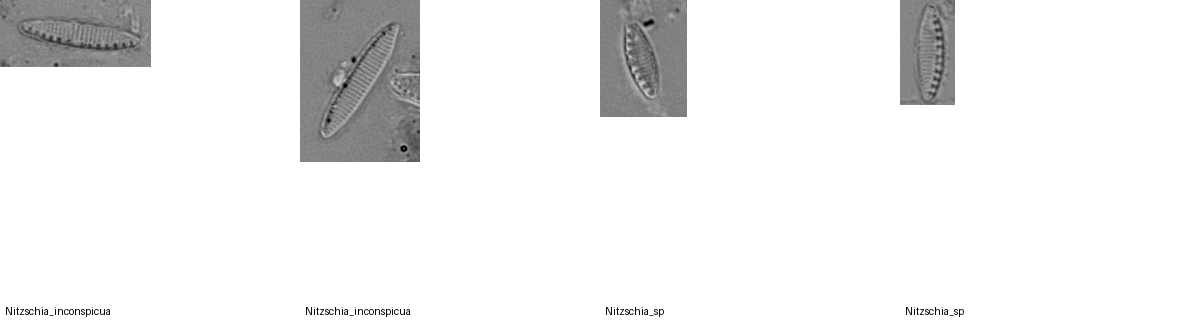
#> input picture auxiliar/Nitzschia_inconspicua vs Nitzschia_sp.png, 1200 x 325 px
$ python -i preprocesado.py   (imports and definitions only)
#> lines starting #> are read from the running program, lines starting #| are printed output that depends on the picture
"""Preprocesado común para DINOv2.

El modelo recibe imágenes cuadradas para evitar que el center crop del
``AutoImageProcessor`` elimine parte de un ROI alargado. El padding conserva
la relación de aspecto y se aplica tanto al generar embeddings como al inferir.
"""

from __future__ import annotations

from dataclasses import asdict, dataclass
from typing import Any

from PIL import Image, ImageStat


@dataclass(frozen=True)
class ConfiguracionPreprocesado:
    version: str = "dinov2-pad-square-v1"
    modo: str = "pad_square"
    color_relleno: str = "mean_border"
    tamano: int = 224

    def como_dict(self) -> dict[str, Any]:
        return asdict(self)


CONFIGURACION_PREPROCESADO = ConfiguracionPreprocesado()


def _color_borde(imagen: Image.Image) -> tuple[int, int, int]:
    """Obtiene un color estable a partir del borde de la imagen."""
    rgb = imagen.convert("RGB")
    ancho, alto = rgb.size
    if ancho == 0 or alto == 0:
        return (128, 128, 128)
    grosor = max(1, min(ancho, alto) // 20)
    pixeles = []
    pixeles.extend(rgb.crop((0, 0, ancho, min(grosor, alto))).getdata())
    pixeles.extend(rgb.crop((0, max(0, alto - grosor), ancho, alto)).getdata())
    pixeles.extend(rgb.crop((0, 0, min(grosor, ancho), alto)).getdata())
    pixeles.extend(rgb.crop((max(0, ancho - grosor), 0, ancho, alto)).getdata())
    muestra = Image.new("RGB", (len(pixeles), 1))
    muestra.putdata(pixeles)
    media = ImageStat.Stat(muestra).mean
    if not media:
        return (128, 128, 128)
    return tuple(max(0, min(255, round(valor))) for valor in media)


def pad_to_square(
    imagen: Image.Image,
    color: tuple[int, int, int] | str = "mean_border",
) -> Image.Image:
    """Centra una imagen en un lienzo cuadrado sin deformarla ni recortarla."""
    rgb = imagen.convert("RGB")
    ancho, alto = rgb.size
    lado = max(ancho, alto)
    if lado <= 0:
        raise ValueError("La imagen debe tener dimensiones positivas.")
    if isinstance(color, str):
        if color == "mean_border":
            color = _color_borde(rgb)
        elif color == "gray":
            color = (128, 128, 128)
        else:
            raise ValueError(f"Color de relleno no soportado: {color}")
    lienzo = Image.new("RGB", (lado, lado), color=color)
    lienzo.paste(rgb, ((lado - ancho) // 2, (lado - alto) // 2))
    return lienzo


def preparar_para_dinov2(imagen: Image.Image) -> Image.Image:
    """Aplica el preprocesado recomendado antes de ``AutoImageProcessor``."""
    return pad_to_square(imagen, CONFIGURACION_PREPROCESADO.color_relleno)

>>> from PIL import Image
>>> picture = Image.open('../auxiliar/Nitzschia_inconspicua vs Nitzschia_sp.png')
#> picture is the input picture: PIL image 1200x325 RGB; mean R, G, B 239.6, 239.6, 239.6
>>> result = pad_to_square(picture)
#> in _color_borde, `media = ImageStat.Stat(muestra).mean`: media = [231.5, 231.5, 231.5]
#> in pad_to_square, `color = _color_borde(rgb)`: color = (231, 231, 231)
#> in pad_to_square, `lienzo = Image.new("RGB", (lado, lado), color=color)`: lienzo: PIL image 1200x1200 RGB; every value is 231
#> in pad_to_square, `lienzo.paste(rgb, ((lado - ancho) // 2, (lado - alto) // 2))`:
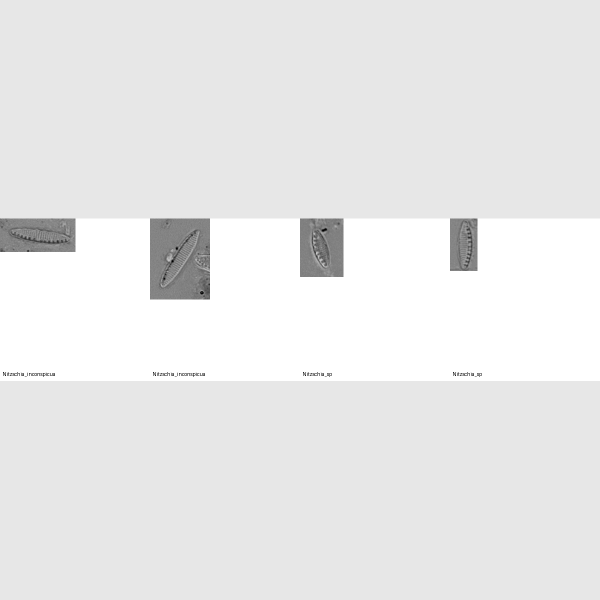
#> lienzo: PIL image 1200x1200 RGB (shown at 1/2 size); mean R, G, B 233.3, 233.3, 233.3

$ run again, on auxiliar/Achnanthidium_sp vs Achnanthidium_pyrenaicum.png
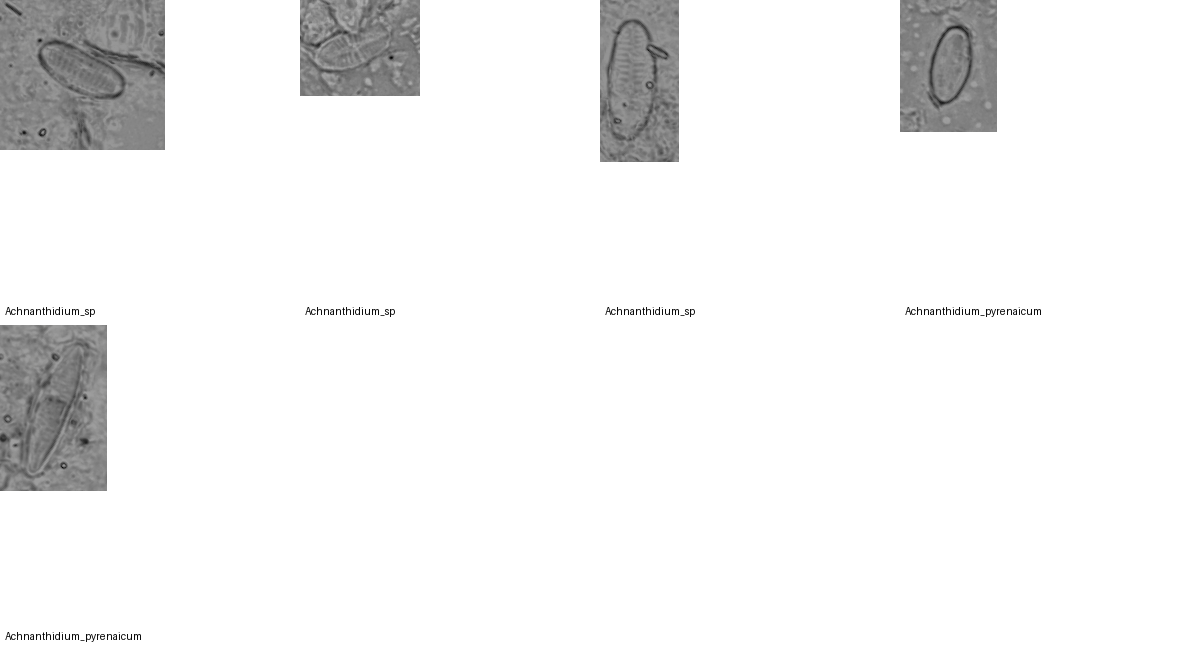
#> input picture auxiliar/Achnanthidium_sp vs Achnanthidium_pyrenaicum.png, 1200 x 650 px
#> picture is the input picture: PIL image 1200x650 RGB; mean R, G, B 241.6, 241.6, 241.6
#> media = [227.7, 227.7, 227.7]
#> color = (228, 228, 228)
#> in pad_to_square, `lienzo.paste(rgb, ((lado - ancho) // 2, (lado - alto) // 2))`:
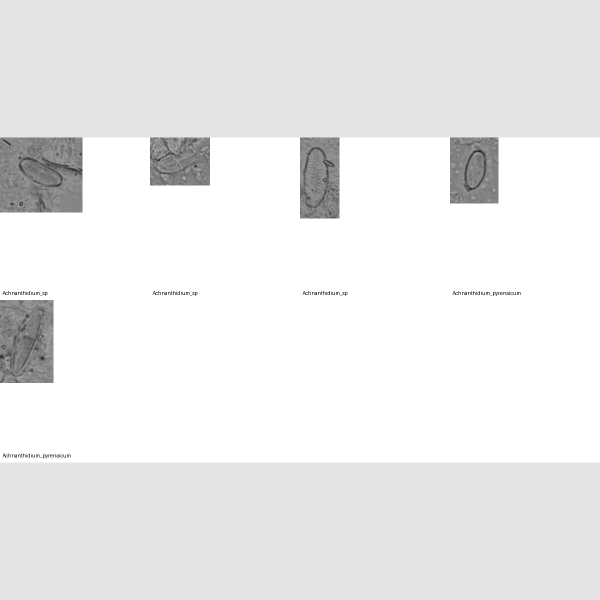
#> lienzo: PIL image 1200x1200 RGB (shown at 1/2 size); mean R, G, B 235.4, 235.4, 235.4

$ run again, on auxiliar/Achnanthidium_sp vs Achnanthidium_rivulare.png
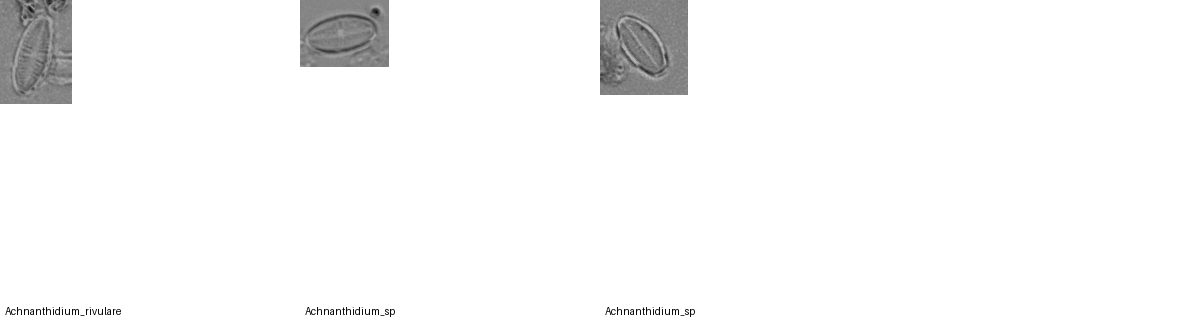
#> input picture auxiliar/Achnanthidium_sp vs Achnanthidium_rivulare.png, 1200 x 325 px
#> picture is the input picture: PIL image 1200x325 RGB; mean R, G, B 247.4, 247.4, 247.4
#> media = [237, 237, 237]
#> color = (237, 237, 237)
#> in pad_to_square, `lienzo.paste(rgb, ((lado - ancho) // 2, (lado - alto) // 2))`:
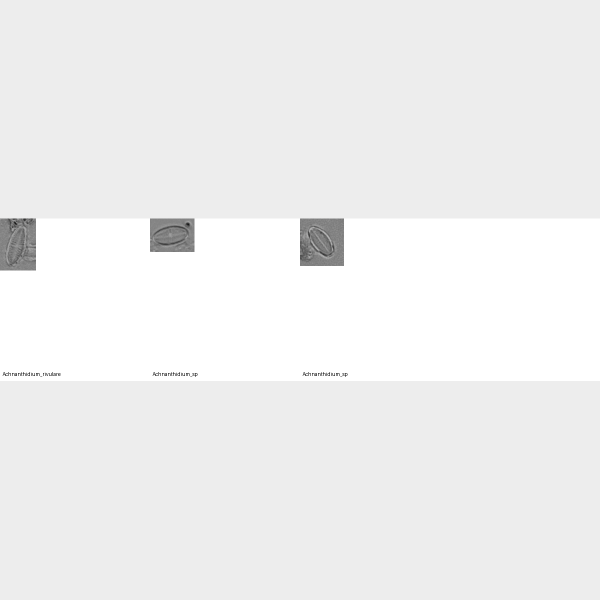
#> lienzo: PIL image 1200x1200 RGB (shown at 1/2 size); mean R, G, B 239.8, 239.8, 239.8

$ run again, on auxiliar/Navicula_cryptotenella vs Navicula_sp.png
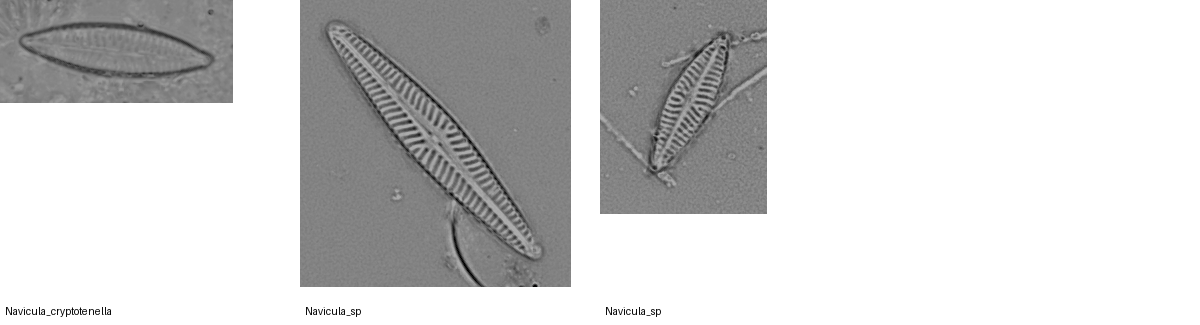
#> input picture auxiliar/Navicula_cryptotenella vs Navicula_sp.png, 1200 x 325 px
#> picture is the input picture: PIL image 1200x325 RGB; mean R, G, B 209.7, 209.7, 209.7
#> media = [220.8, 220.8, 220.8]
#> color = (221, 221, 221)
#> in pad_to_square, `lienzo.paste(rgb, ((lado - ancho) // 2, (lado - alto) // 2))`:
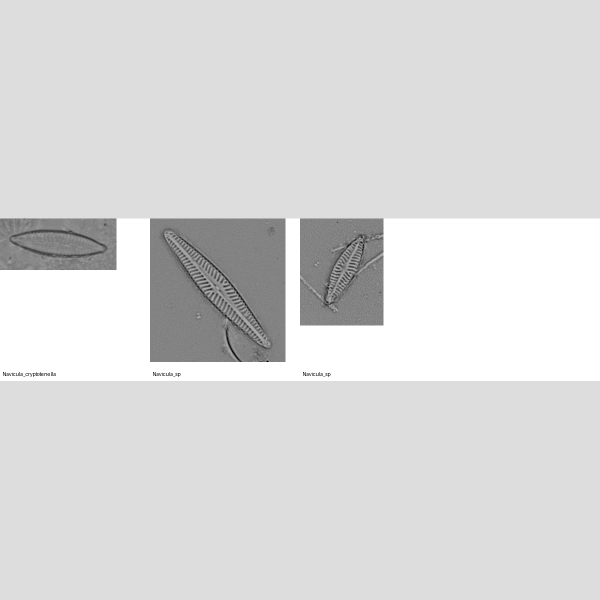
#> lienzo: PIL image 1200x1200 RGB (shown at 1/2 size); mean R, G, B 217.9, 217.9, 217.9
